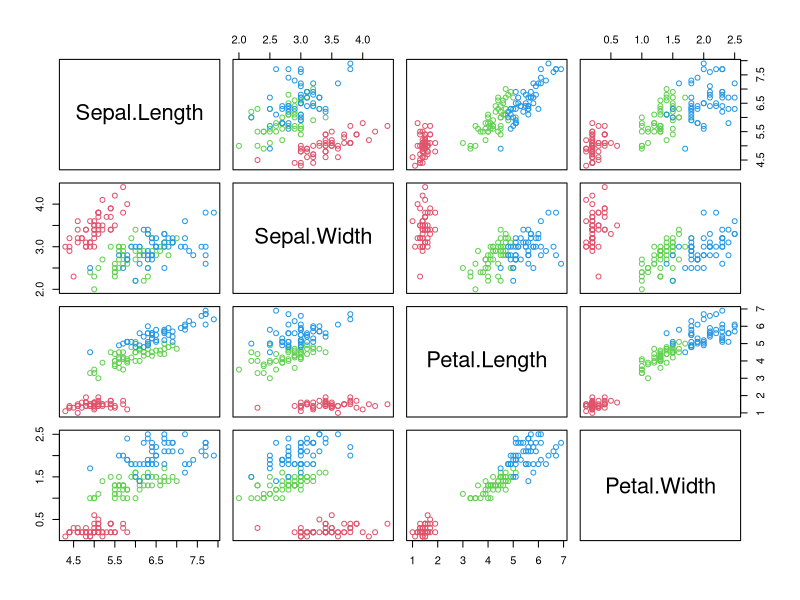
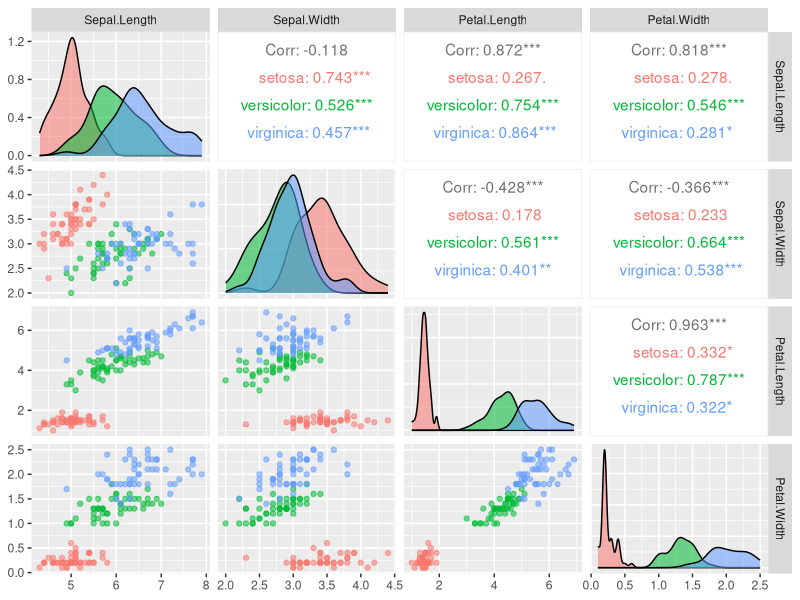
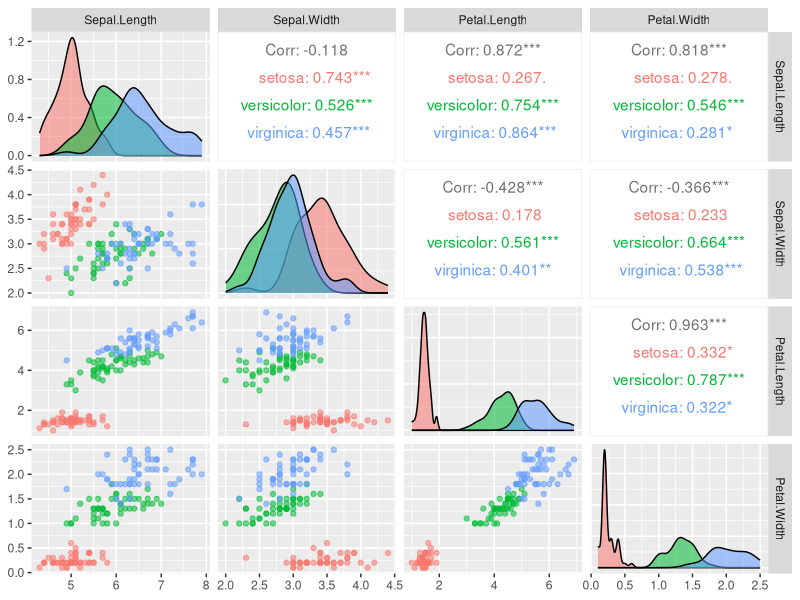

The R script that drew these images, in order: (Note: this script raises an error after producing the figures.)

iris


# logistic function
logistic = function(x) {
  return(1 / (1 + exp(-x)))
}

# good value
set.seed(123)
# missing_vec = -0.1 * c(1, -2, 2, -2)
missing_vec = -0.1 * c(-2, -4, 2, 2)

set.seed(123)
# missing_vec = -0.1 * c(1, -2, 2, -2)
missing_vec = -0.1 * c(-2, -4, 2, 2)

dat = iris
for (i in 1:length(missing_vec)) {
  score = as.matrix(iris[,(1:4)[-i]]) %*% missing_vec[-i]
  propensity = logistic(score)
  missing = rbinom(n=nrow(dat), size = 1, prob = propensity)
  dat[missing == 1, i] = NA
}
dat

plot(iris[1:4], col = as.numeric(iris[,5]) + 1)

# install.packages("GGally")
# Parallel coordinates plot using GGally
# full iris data
GGally::ggpairs(data = iris, columns = 1:4, 
                ggplot2::aes(colour=Species, alpha = 0.7))
ggsave("plots/iris_data.pdf", height = 8, width = 14)


# missingness iris data
tab_dat = data.frame(variable = colnames(iris),
                     missing = colMeans(is.na(dat)))
ggplot(tab_dat[-5, ], aes(x = variable, y = missing)) +
  geom_bar(stat = "identity") +
  scale_x_discrete(limits = c("Sepal.Length", "Sepal.Width", "Petal.Length", "Petal.Width")) +
  xlab("% missing values")
ggsave("plots/iris_data_missingness.pdf", height = 4, width = 7)

# set up bootstrap
set.seed(123)
res = data.frame(fold = 1:10, full_acc = 0, 
                 EM_acc = 0, na_rm_acc = 0, na_imp_acc = 0)
nfolds = 10

# impute means
means = colMeans(dat[,-5], na.rm = TRUE)
datImpMean = dat
datImpMean[is.na(datImpMean[,1]), 1] = means[1]
datImpMean[is.na(datImpMean[,2]), 2] = means[2]
datImpMean[is.na(datImpMean[,3]), 3] = means[3]


# cross validation for performance comparison
fold_id = sample(rep(1:10, length.out = nrow(dat)), 
                 nrow(dat), replace = FALSE)
for (fold in 1:nfolds) {
  test_ids = (1:nrow(dat))[fold_id == fold]
  train_ids = (1:nrow(dat))[fold_id != fold]
  
  # original data (no missing values)
  full <- rpart(Species ~ ., 
                data = iris[train_ids,])
  full_pred = predict(full, newdata = iris[test_ids,], type = "class")
  full_acc = mean(full_pred == dat[test_ids,"Species"])
  res[fold, "full_acc"] = full_acc
  # rpart.plot(full)
  
  # EM
  EM_fit = EM_rpart(Species ~ ., 
                    data = dat[train_ids,])
  EM_pred = predict(EM_fit, newdata = iris[test_ids,], type = "class")
  EM_acc = mean(EM_pred == dat[test_ids,"Species"])
  res[fold, "EM_acc"] = EM_acc
  # rpart.plot(EM_fit)
  
  # omit missing variables
  na_rm <- rpart(Species ~ ., 
                 data = dat[train_ids,])
  na_rm_pred = predict(na_rm, newdata = iris[test_ids,], type = "class")
  na_rm_acc = mean(na_rm_pred == dat[test_ids,"Species"])
  res[fold, "na_rm_acc"] = na_rm_acc
  # rpart.plot(na_rm)
  
  # impute means
  na_imp <- rpart(Species ~ ., 
                  data = datImpMean[train_ids,])
  na_imp_pred = predict(na_imp, newdata = iris[test_ids,], type = "class")
  na_imp_acc = mean(na_imp_pred == dat[test_ids,"Species"])
  res[fold, "na_imp_acc"] = na_imp_acc
  # rpart.plot(na_imp)
  
}
res

# average accuracy
colMeans(res)

# plot result of 10 fold CV
plot_res = reshape2::melt(res, id.vars = "fold")
ggplot(plot_res) +
  geom_boxplot(aes(x = variable, y = value)) +
  scale_x_discrete(labels = c("Full Data", "EM", "Remove NA", "Impute NA")) +
  xlab("Model") +
  ylab("Accuracy in 10 fold CV")
ggsave("plots/performance.pdf", height = 4, width = 7)



